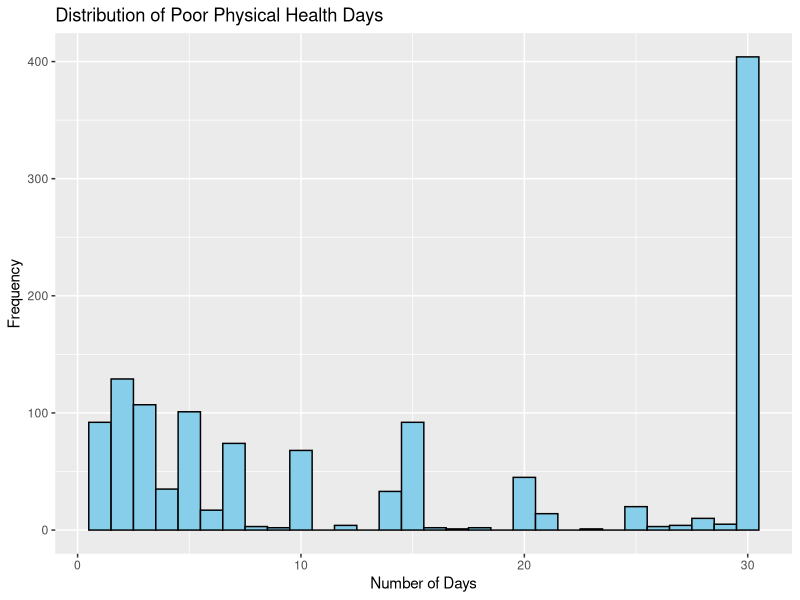
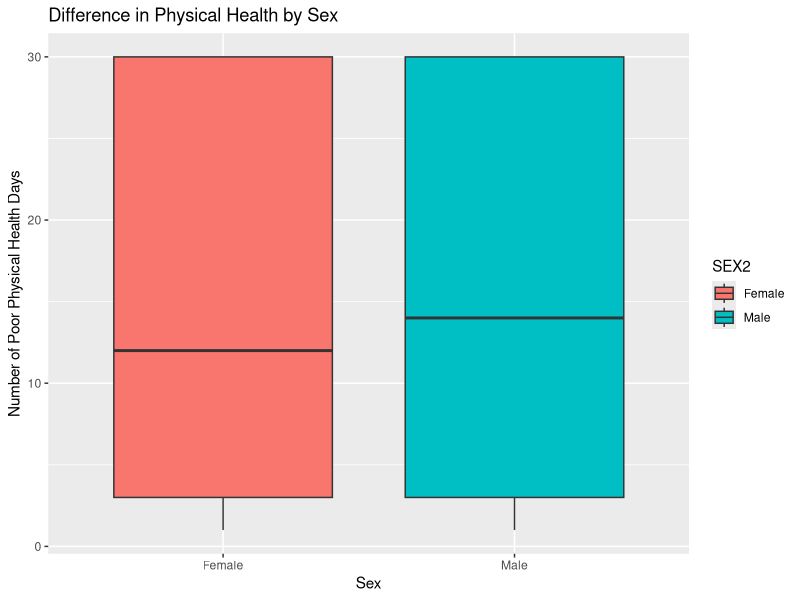

The R source for these figures, in order:
## ---- chunk 1
knitr::opts_chunk$set(warning = FALSE, message = FALSE)
## ---- chunk 2
install.packages("ggplot2", repos = "http://cran.us.r-project.org")
library("ggplot2")
install.packages("dplyr", repos = "http://cran.us.r-project.org")
library(dplyr)
brfss <- read.csv("BRFSS.csv")
nrow(brfss) # num of rows
ncol(brfss) # num of variables
# recode
brfss <- brfss %>%
  mutate(PHYSHLTH = ifelse(PHYSHLTH %in% c(88, 77, 99), NA, PHYSHLTH))
#check to see if recoded variables are excluded
table(brfss$PHYSHLTH)

brfss <- brfss %>%
  mutate(SEX2 = ifelse(SEX == 1, "Male", "Female"))
table(brfss$SEX, brfss$SEX2)

mean_days <- round(mean(brfss$PHYSHLTH, na.rm = TRUE), 1) #mean of PHYSHLTH
mean_days

# percentage of each sex in dataset
males_pct <- round(nrow(filter(brfss, SEX2 == "Male"))/nrow(brfss), 2) * 100
females_pct <- round(nrow(filter(brfss, SEX2 == "Female"))/nrow(brfss), 2) * 100
males_pct
females_pct

## ---- chunk 3

# Histogram for PHYSHEALTH distribution
ggplot(data = brfss, aes(x = PHYSHLTH)) +
  geom_histogram(binwidth = 1, fill = "skyblue", color = "black") +
  labs(title = "Distribution of Poor Physical Health Days",
       x = "Number of Days",
       y = "Frequency")
# Boxplot for PHYSHLTH by SEX2
ggplot(data = brfss, aes(x = SEX2, y = PHYSHLTH, fill = SEX2)) +
  geom_boxplot() +
  labs(title = "Difference in Physical Health by Sex",
       x = "Sex",
       y = "Number of Poor Physical Health Days")


## ---- chunk 4
# Upper T-Test
males_df <- filter(brfss, SEX2 == "Male")
females_df <- filter(brfss, SEX2 == "Female")
t.test(males_df$PHYSHLTH, females_df$PHYSHLTH, alternative = "greater")

